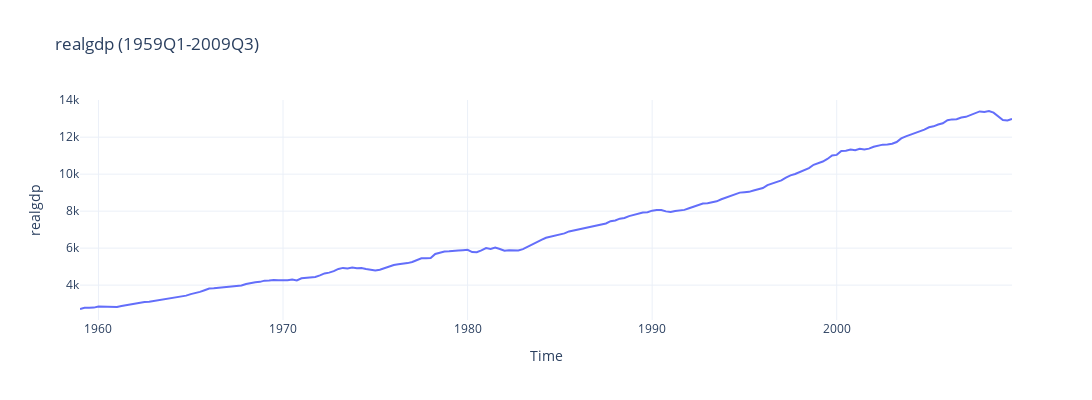
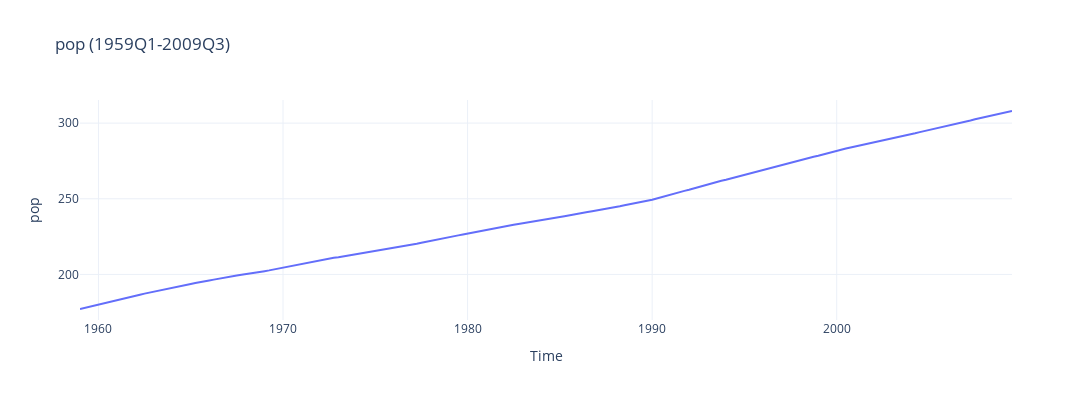
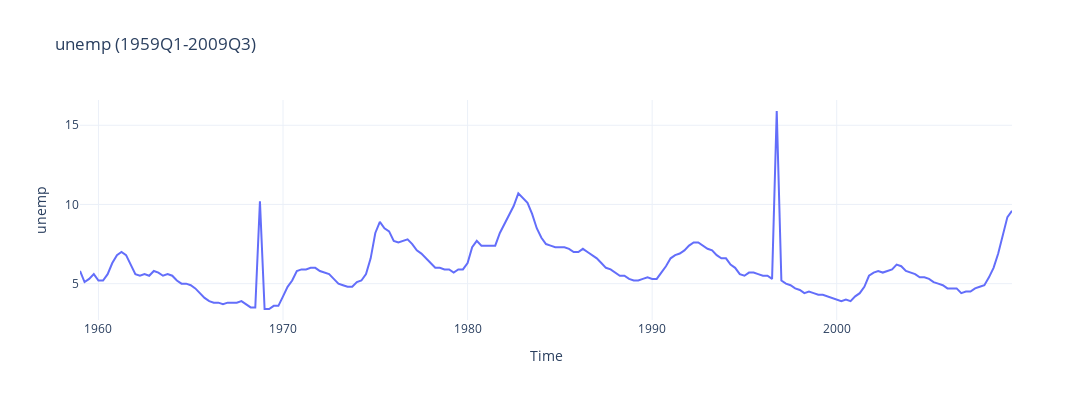
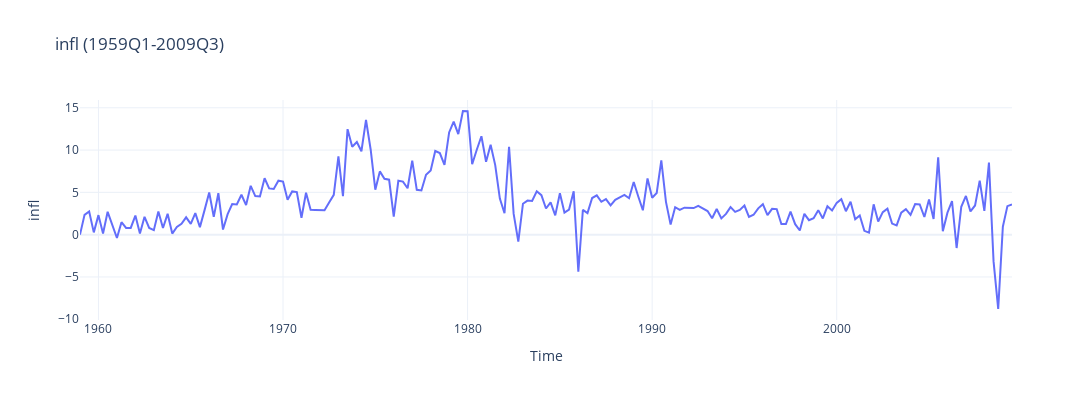

Notebook code cell kept with these figures, in order:
### Markdown cell above
b) VISualize our variables inside the dataset to gain more insights

### Code cell
for col in data.columns:
    fig = px.line(data, x=data.index, y=col, 
                  title=f'{col} (1959Q1-2009Q3)')
    fig.update_layout(
        xaxis_title='Time', 
        yaxis_title=col, 
        template='plotly_white',
        width=1200,
        height=400
    )
    fig.show()

### Figure 1 — Plotly figure (JSON) as saved in the notebook; plotly's stock layout.template omitted (floating-point values rounded to 4 significant figures; data arrays with more than 128 entries replaced by an {"elided": "..."} marker saying what was removed)
{"data": [{"hovertemplate": "Period=%{x}<br>realgdp=%{y}<extra></extra>", "legendgroup": "", "line": {"color": "#636efa", "dash": "solid"}, "marker": {"symbol": "circle"}, "mode": "lines", "name": "", "orientation": "v", "showlegend": false, "type": "scatter", "x": {"elided": "203 str values"}, "xaxis": "x", "y": {"elided": "203 float values"}, "yaxis": "y"}], "layout": {"height": 400, "legend": {"tracegroupgap": 0}, "title": {"text": "realgdp (1959Q1-2009Q3)"}, "width": 1200, "xaxis": {"anchor": "y", "domain": [0, 1], "title": {"text": "Time"}}, "yaxis": {"anchor": "x", "domain": [0, 1], "title": {"text": "realgdp"}}}}

### Figure 2 — Plotly figure (JSON) as saved in the notebook; plotly's stock layout.template omitted (floating-point values rounded to 4 significant figures; data arrays with more than 128 entries replaced by an {"elided": "..."} marker saying what was removed)
{"data": [{"hovertemplate": "Period=%{x}<br>pop=%{y}<extra></extra>", "legendgroup": "", "line": {"color": "#636efa", "dash": "solid"}, "marker": {"symbol": "circle"}, "mode": "lines", "name": "", "orientation": "v", "showlegend": false, "type": "scatter", "x": {"elided": "203 str values"}, "xaxis": "x", "y": {"elided": "203 float values"}, "yaxis": "y"}], "layout": {"height": 400, "legend": {"tracegroupgap": 0}, "title": {"text": "pop (1959Q1-2009Q3)"}, "width": 1200, "xaxis": {"anchor": "y", "domain": [0, 1], "title": {"text": "Time"}}, "yaxis": {"anchor": "x", "domain": [0, 1], "title": {"text": "pop"}}}}

### Figure 3 — Plotly figure (JSON) as saved in the notebook; plotly's stock layout.template omitted (floating-point values rounded to 4 significant figures; data arrays with more than 128 entries replaced by an {"elided": "..."} marker saying what was removed)
{"data": [{"hovertemplate": "Period=%{x}<br>unemp=%{y}<extra></extra>", "legendgroup": "", "line": {"color": "#636efa", "dash": "solid"}, "marker": {"symbol": "circle"}, "mode": "lines", "name": "", "orientation": "v", "showlegend": false, "type": "scatter", "x": {"elided": "203 str values"}, "xaxis": "x", "y": {"elided": "203 float values"}, "yaxis": "y"}], "layout": {"height": 400, "legend": {"tracegroupgap": 0}, "title": {"text": "unemp (1959Q1-2009Q3)"}, "width": 1200, "xaxis": {"anchor": "y", "domain": [0, 1], "title": {"text": "Time"}}, "yaxis": {"anchor": "x", "domain": [0, 1], "title": {"text": "unemp"}}}}

### Figure 4 — Plotly figure (JSON) as saved in the notebook; plotly's stock layout.template omitted (floating-point values rounded to 4 significant figures; data arrays with more than 128 entries replaced by an {"elided": "..."} marker saying what was removed)
{"data": [{"hovertemplate": "Period=%{x}<br>infl=%{y}<extra></extra>", "legendgroup": "", "line": {"color": "#636efa", "dash": "solid"}, "marker": {"symbol": "circle"}, "mode": "lines", "name": "", "orientation": "v", "showlegend": false, "type": "scatter", "x": {"elided": "203 str values"}, "xaxis": "x", "y": {"elided": "203 float values"}, "yaxis": "y"}], "layout": {"height": 400, "legend": {"tracegroupgap": 0}, "title": {"text": "infl (1959Q1-2009Q3)"}, "width": 1200, "xaxis": {"anchor": "y", "domain": [0, 1], "title": {"text": "Time"}}, "yaxis": {"anchor": "x", "domain": [0, 1], "title": {"text": "infl"}}}}
